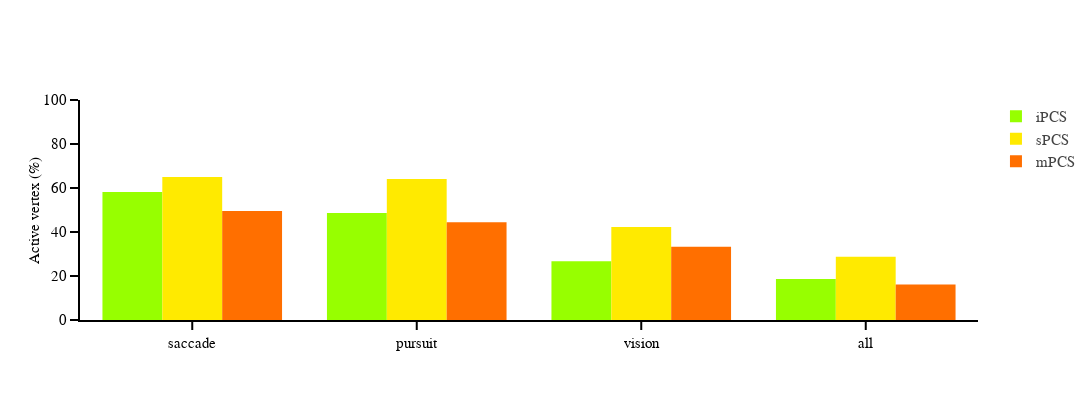

Notebook code for this chart:
### Code cell
# plot_groups = [['iIPS', 'sIPS']]
plot_groups = [['iPCS', 'sPCS', 'mPCS']]
# Subject
rows, cols = 1, len(plot_groups)
fig = make_subplots(rows=rows, cols=cols, print_grid=False)
for l, line_label in enumerate(plot_groups):
    for j, roi in enumerate(line_label):
        df_roi = df_active_vertex_roi.loc[df_active_vertex_roi['roi']==roi]
        fig.add_trace(go.Bar(x=df_roi['categorie'], 
                             y=df_roi['percentage_active'], 
                             name=roi,  
                             marker=dict(color=roi_colors_dict[roi]), 
                             showlegend=True), 
                      row=1, col=l + 1)
    
fig.update_xaxes(showline=True)
fig.update_yaxes(title='Active vertex (%)', 
                 range=[0,100], 
                 showline=True)

fig.update_layout(template=fig_template, 
                  barmode='group', 
                  height=400, 
                  width=fig_width
                 )


# Export figure
fig_fn = "{}/{}_active_vertex_roi_{}.pdf".format(fig_dir, subject, suffix)
print('Saving pdf: {}'.format(fig_fn))
fig.write_image(fig_fn)

### Figure 1 — Plotly figure (JSON) as saved in the notebook; plotly's stock layout.template omitted (floating-point values rounded to 4 significant figures)
{"data": [{"marker": {"color": "rgb(151, 255, 0)"}, "name": "iPCS", "showlegend": true, "type": "bar", "x": ["saccade", "pursuit", "vision", "all"], "xaxis": "x", "y": [58.19, 48.59, 26.7, 18.67], "yaxis": "y"}, {"marker": {"color": "rgb(255, 234, 0)"}, "name": "sPCS", "showlegend": true, "type": "bar", "x": ["saccade", "pursuit", "vision", "all"], "xaxis": "x", "y": [64.94, 64.04, 42.3, 28.7], "yaxis": "y"}, {"marker": {"color": "rgb(255, 111, 0)"}, "name": "mPCS", "showlegend": true, "type": "bar", "x": ["saccade", "pursuit", "vision", "all"], "xaxis": "x", "y": [49.5, 44.38, 33.31, 16.19], "yaxis": "y"}], "layout": {"barmode": "group", "height": 400, "width": 1440, "xaxis": {"anchor": "y", "autorange": true, "domain": [0, 1], "range": [-0.5, 3.5], "showline": true, "type": "category"}, "yaxis": {"anchor": "x", "domain": [0, 1], "range": [0, 100], "showline": true, "title": {"text": "Active vertex (%)"}, "type": "linear"}}}
